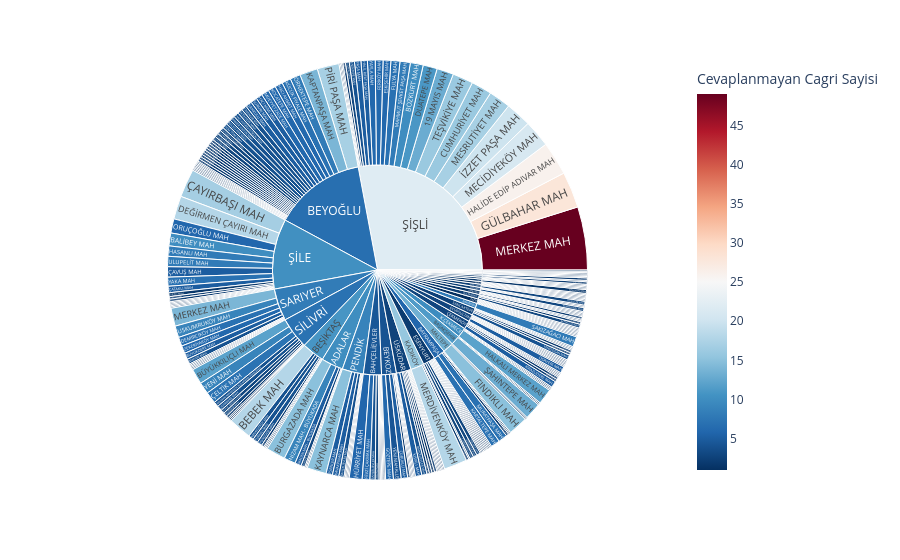

Notebook code cell kept with this figure:
### Code cell
df_grafik = df[df["Cevaplanmayan Cagri Sayisi"] > 0]

px.sunburst(
    df_grafik, 
    path=["Ilce", "Mahalle"],
    values="Cevaplanmayan Cagri Sayisi",
    hover_data=["Gelen Cagri Sayisi"],
    color="Cevaplanmayan Cagri Sayisi",
    color_continuous_scale="RdBu_r"
)

### Figure 1 — Plotly figure (JSON) as saved in the notebook; plotly's stock layout.template omitted (floating-point values rounded to 4 significant figures; data arrays with more than 128 entries replaced by an {"elided": "..."} marker saying what was removed)
{"data": [{"branchvalues": "total", "customdata": {"elided": "281x2 mixed values"}, "domain": {"x": [0, 1], "y": [0, 1]}, "hovertemplate": "labels=%{label}<br>Cevaplanmayan Cagri Sayisi_sum=%{value}<br>parent=%{parent}<br>id=%{id}<br>Gelen Cagri Sayisi=%{customdata[0]}<br>Cevaplanmayan Cagri Sayisi=%{color}<extra></extra>", "ids": {"elided": "281 str values"}, "labels": {"elided": "281 str values"}, "marker": {"coloraxis": "coloraxis", "colors": {"elided": "281 float values"}}, "name": "", "parents": {"elided": "281 str values"}, "type": "sunburst", "values": {"elided": "281 int values"}}], "layout": {"coloraxis": {"colorbar": {"title": {"text": "Cevaplanmayan Cagri Sayisi"}}, "colorscale": [[0, "rgb(5,48,97)"], [0.1, "rgb(33,102,172)"], [0.2, "rgb(67,147,195)"], [0.3, "rgb(146,197,222)"], [0.4, "rgb(209,229,240)"], [0.5, "rgb(247,247,247)"], [0.6, "rgb(253,219,199)"], [0.7, "rgb(244,165,130)"], [0.8, "rgb(214,96,77)"], [0.9, "rgb(178,24,43)"], [1, "rgb(103,0,31)"]]}, "legend": {"tracegroupgap": 0}, "margin": {"t": 60}}}
